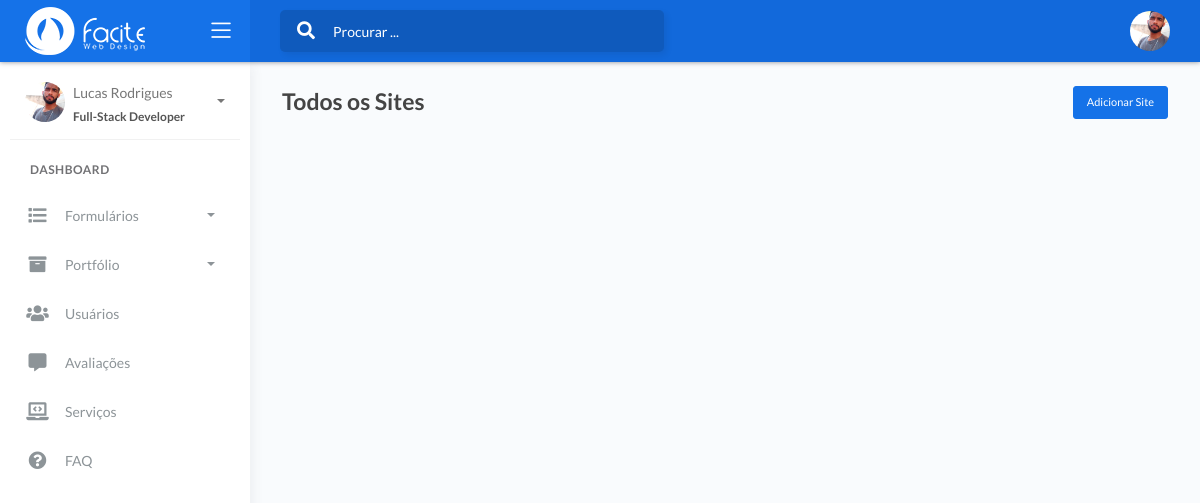
The page /facite42-pa/front/sites.php (signed in) on the database its author committed.
### tables this page shows
CREATE TABLE `usuario` (
  `id` int NOT NULL,
  `nome` varchar(50) NOT NULL,
  `email` varchar(50) NOT NULL,
  `genero` int NOT NULL,
  `usuario` varchar(50) NOT NULL,
  `cargo` varchar(50) NOT NULL,
  `telefone` varchar(20) DEFAULT NULL,
  `nascimento` date DEFAULT NULL,
  `senha` varchar(250) NOT NULL,
  `imagem` varchar(100) NOT NULL
);

### facite42-pa/front/includes/funcoes.php (called while the page is built)
<?php
require_once "classes/Conexao.php";
require_once "classes/Usuario.php";
$conexao = new Conexao();
$usuario = new Usuario();
require_once "classes/UsuarioModel.php";
if (isset($_SESSION['id'])) {
    $id = $_SESSION['id'];
    $usuarioModel = new UsuarioModel($conexao, $usuario);
    $usuarioSessao = $usuarioModel->recuperaSessao($id);
}

### facite42-pa/front/classes/Conexao.php (called while the page is built, shortened)
<?php
class Conexao
{
	private $host;
	private $user;
	private $password;
	public function __construct() {
        $this->host = 'mysql:host=127.0.0.1;dbname=facitewebdesign';
		$this->user = 'facite42_root';
		$this->password = 'L1n@d141P4uceK';
	}
    public function conectar() {
    	try {
			$conexao = new PDO(
							$this->host,
							$this->user,
							$this->password,
							array(
								PDO::ATTR_ERRMODE => PDO::ERRMODE_EXCEPTION,
								PDO::MYSQL_ATTR_INIT_COMMAND => "SET NAMES utf8"
							)
						);
			return $conexao;
		} catch (PDOException $e) {
			echo 'Erro na conexao. Erro reportado: ' . $e->getMessage();
			exit;
		}
    }
}

### facite42-pa/front/classes/UsuarioModel.php (called while the page is built, shortened)
<?php
class UsuarioModel
{
    private $conexao;
    public function __construct(Conexao $conexao, Usuario $usuario)
    {
        $this->conexao = $conexao->conectar();
    }
    public function recuperaSessao($id)
    {
        $sql = "SELECT * FROM usuario WHERE id = {$id}";
        $stmt = $this->conexao->prepare($sql);
        $stmt->execute();
        return $stmt->fetch(PDO::FETCH_OBJ);
    }
}

### facite42-pa/front/sites.php (the view, shortened to what this page needs)
<?php
include_once 'layouts/header.php';
include_once 'layouts/menu.php';
include_once 'classes/Conexao.php';
?>
<div class="content">
    <div class="page-inner">
        <a class="btn btn-primary btn-sm" href="form_site" style="float: right;">Adicionar Site</a>
        <div class="page-header">
            <h4 class="page-title">Todos os Sites</h4>
        </div>
    </div>
</div>
<?php
include_once 'layouts/footer.php';
?>

### facite42-pa/front/layouts/menu.php (shortened to what this page needs)
<body>
    <div class="wrapper">
        <div class="main-header">
            <div class="logo-header" data-background-color="blue">
                <a href="inicio" class="logo">
                    <img src="assets/img/logo.png" alt="navbar brand" class="navbar-brand">
                </a>
                <div class="nav-toggle">
                    <button class="btn btn-toggle toggle-sidebar">
                        <i class="icon-menu"></i>
                    </button>
                </div>
            </div>
            <nav class="navbar navbar-header navbar-expand-lg" data-background-color="blue2">
                <div class="container-fluid">
                    <div class="collapse" id="search-nav">
                        <form class="navbar-left navbar-form nav-search mr-md-3">
                            <div class="input-group">
                                <div class="input-group-prepend">
                                    <button type="submit" class="btn btn-search pr-1">
                                        <i class="fa fa-search search-icon"></i>
                                    </button>
                                </div>
                                <input type="text" placeholder="Procurar ..." class="form-control">
                            </div>
                        </form>
                    </div>
                    <ul class="navbar-nav topbar-nav ml-md-auto align-items-center">
                        <li class="nav-item dropdown hidden-caret">
                            <a class="dropdown-toggle profile-pic" data-toggle="dropdown" href="#" aria-expanded="false">
                                <div class="avatar-sm">
                                    <img src="assets/image/usuario/<?= ($usuarioSessao->imagem != '' && file_exists('assets/image/usuario/' . $usuarioSessao->imagem) ? $usuarioSessao->imagem : 'user.jpg') ?>" alt="..." class="avatar-img rounded-circle">
                                </div>
                            </a>
                        </li>
                    </ul>
                </div>
            </nav>
        </div>
        <div class="sidebar sidebar-style-2">
            <div class="sidebar-wrapper scrollbar scrollbar-inner">
                <div class="sidebar-content">
                    <div class="user">
                        <div class="avatar-sm float-left mr-2">
                            <img src="assets/image/usuario/<?= ($usuarioSessao->imagem != '' && file_exists('assets/image/usuario/' . $usuarioSessao->imagem) ? $usuarioSessao->imagem : 'user.jpg') ?>" alt="..." class="avatar-img rounded-circle">
                        </div>
                        <div class="info">
                            <a data-toggle="collapse" href="#collapseExample" aria-expanded="true">
                                <span>
                                    <?= $usuarioSessao->nome ?>
                                    <span class="user-level"><?= $usuarioSessao->cargo ?></span>
                                    <span class="caret"></span>
                                </span>
                            </a>
                        </div>
                    </div>
                    <ul class="nav nav-primary">
                        <li class="nav-section">
                            <h4 class="text-section">Dashboard</h4>
                        </li>
                        <li class="nav-item">
                            <a data-toggle="collapse" href="#forms">
                                <i class="fas fa-list"></i>
                                <p>Formulários</p>
                                <span class="caret"></span>
                            </a>
                        </li>
                        <li class="nav-item">
                            <a data-toggle="collapse" href="#portfolio">
                                <i class="fas fa-archive"></i>
                                <p>Portfólio</p>
                                <span class="caret"></span>
                            </a>
                        </li>
                        <li class="nav-item">
                            <a data-target="collapse" href="usuario">
                                <i class="fas fa-users"></i>
                                <p>Usuários</p>
                            </a>
                        </li>
                        <li class="nav-item">
                            <a data-target="collapse" href="avaliacao">
                                <i class="fas fa-comment-alt"></i>
                                <p>Avaliações</p>
                            </a>
                        </li>
                        <li class="nav-item">
                            <a data-target="collapse" href="servico">
                                <i class="fas fa-laptop-code"></i>
                                <p>Serviços</p>
                            </a>
                        </li>
                        <li class="nav-item">
                            <a data-target="collapse" href="faq">
                                <i class="fas fa-question-circle"></i>
                                <p>FAQ</p>
                            </a>
                        </li>
                    </ul>
                </div>
            </div>
        </div>
        <div class="main-panel">

### rows shown on the page
usuario: imagem (picture), nome "Lucas Rodrigues", cargo "Full-Stack Developer"
